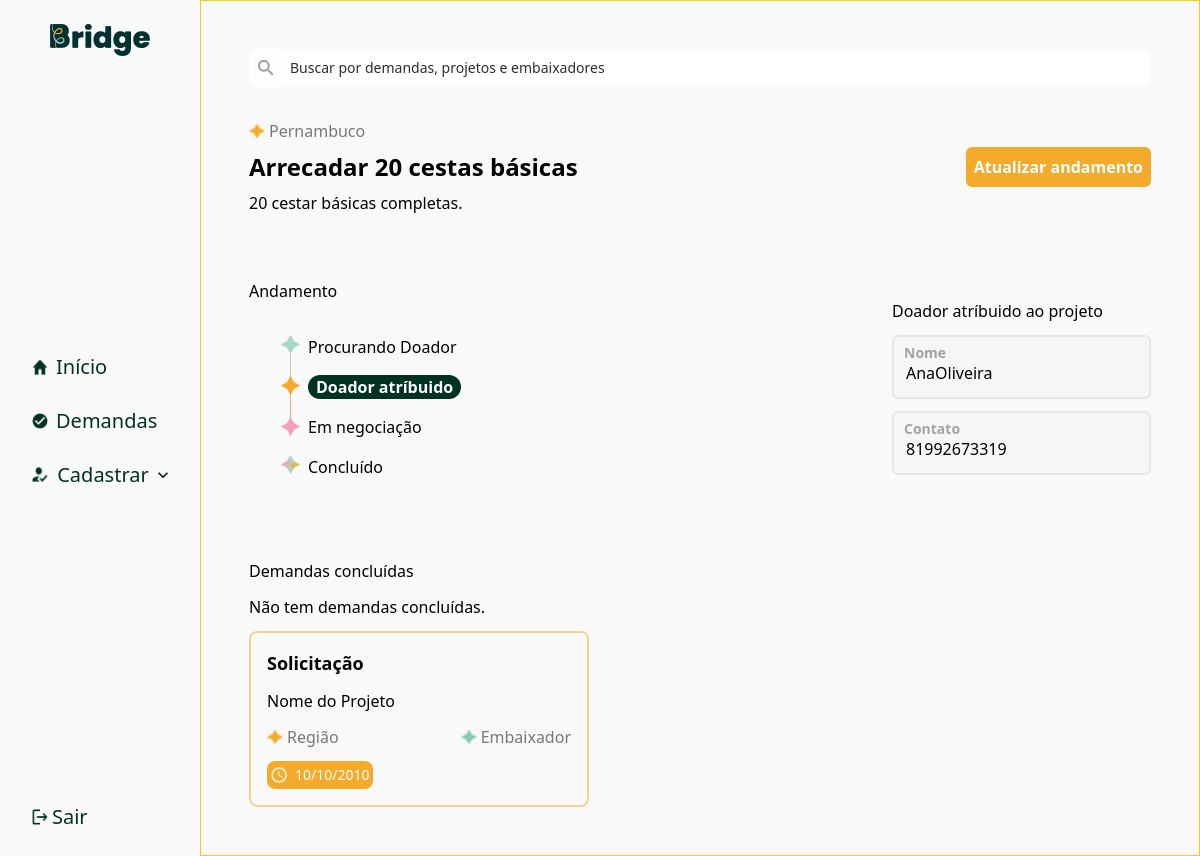
/project/1/, run on the app's committed database.
### fullapp/models.py (models this page shows, shortened)
class Demand(models.Model):
    user = models.ForeignKey(User, on_delete=models.CASCADE, null=True, blank=True)
    title = models.CharField(max_length=255, null=True, blank=True)
    description = models.CharField(max_length=255, null=True, blank=True)
    status = models.CharField(choices=get_choices(StatusEnum), default=StatusEnum.IN_ANALISYS, max_length=255, null=True, blank=True)
    region = models.CharField(choices=get_choices(RegionEnum), default=RegionEnum.PERNAMBUCO, max_length=255, null=True, blank=True)
    user = models.ForeignKey(User, on_delete=models.CASCADE, null=True, blank=True)
    created_at = models.DateTimeField(auto_now_add=True)

class User(AbstractUser):
    ADMIN = 1
    AMBASSADOR = 2
    USER = 3
    ROLE_CHOICES = (
        (ADMIN, 'Admin'),
        (AMBASSADOR, 'Ambassador'),
        (USER, 'User'),
    )
    role = models.PositiveSmallIntegerField(choices=ROLE_CHOICES, default=USER)
    name = models.CharField(max_length=255, null=True, blank=True)
    phone = models.CharField(max_length=255, null=True, blank=True)
    email = models.CharField(max_length=255, null=True, blank=True)
    password = models.CharField(max_length=255, null=True, blank=True)
    project = models.CharField(max_length=50, null=True, blank=True)
    objective = models.CharField(max_length=255, null=True, blank=True)
    region = models.CharField(choices=get_choices(RegionEnum), default=RegionEnum.PERNAMBUCO, max_length=255, null=True, blank=True)
    def __str__(self):
        return self.username

### fullapp/views.py (the view)
# urls.py: path('project/<int:id>/', project_details, name='project_detail'),
def project_details(request, id):
    demand = Demand.objects.get(id=id)
    demands = Demand.objects.filter(status=StatusEnum.CONCLUDED, user =demand.user)
    if demand.status == 'Buscando Doadores':
        form = UpdateDemandForm()
        if request.method == 'POST':
            form = UpdateDemandForm(request.POST, instance=demand)
            if form.is_valid():
                user = User.objects.get(username=form.cleaned_data['user'])
                demand = form.save(commit=False)
                demand.user = user
                demand.status = StatusEnum.DONORS_FOUND
                demand.save()
                return redirect('demands')
        else:
            form = UpdateDemandForm()
        ambassadors = User.objects.filter(role=2)
        return render(request, 'management/project/step-1.html', {
           'form': form,
           'demand': demand,
           'ambassadors': ambassadors,
           'demands': demands
        })
    elif demand.status == 'Doador Atribuido':
        return render(request, 'management/project/step-2.html', {
           'demand': demand,
           'demands': demands
        })
    else:
        return render(request, 'management/project/step-3.html', {
            'demand': demand,
            'demands': demands
        })

### fullapp/templates/management/project/step-2.html (shortened to what this page needs)
{% extends 'management/base.html' %}
{% load static %}
{% block content %}
<form method="post" class="flex flex-col mt-8 gap-16">
  <header class="flex justify-between items-center">
    <div class="flex flex-col gap-2">
      <div class="flex items-center gap-1">
        <img id="icon" src="{% static 'img/star-yellow.png' %}" class="w-4 h-4" alt="Ícone de relógio" />
        <span class="text-[#787878]">
          {{demand.region}}
        </span>
      </div>
      <h1 class="font-bold text-2xl">{{ demand.title }}</h1>
      <p>{{demand.description}}</p>
    </div>
    <button type="submit" id="change-status-button" class="p-2 bg-[#F4AB2B] rounded-md text-white font-bold">
      Atualizar andamento
    </button>
  </header>
  <div class="flex justify-between items-center">
    <div class="flex flex-col gap-4">
      <span>Andamento</span>
      <div class="py-4 px-8 flex gap-2">
        <div class="h-full">
          <img src="{% static 'img/star_lines.png' %}" />
        </div>
        <div class="flex flex-col gap-4">
          <span>Procurando Doador</span>
          <strong class="px-2 bg-[#003223] rounded-full text-white">Doador atríbuido</strong>
          <span>Em negociação</span>
          <span>Concluído</span>
        </div>
      </div>
    </div>
    <div class="flex flex-col gap-3">
      <div class="flex flex-col gap-3">
        <span>Doador atríbuido ao projeto</span>
        <div class="relative w-full">
          <label for="user" class="absolute top-2 font-bold left-3 text-[#A3A3A3] text-sm">Nome</label>
          <input name="user" class="border-2 w-full h-16 rounded-md px-3 py-2 pt-5 box-border focus:outline-none focus:border-[#A4A4A4]" disabled value="{{ demand.user }}" type="text">
        </div>
        <div class="relative w-full">
          <label for="phone" class="absolute top-2 font-bold left-3 text-[#A3A3A3] text-sm">Contato</label>
          <input name="phone" class="border-2 w-full h-16 rounded-md px-3 py-2 pt-5 box-border focus:outline-none focus:border-[#A4A4A4]" disabled value="{{ demand.user.phone }}" type="text">
        </div>
      </div>
    </div>
  </div>
  <div class="flex flex-col gap-3">
    <span>Demandas concluídas</span>
    {% if demands %}
    <div class="flex overflow-hidden gap-3">
      {% for item in demands %}
        <div class="border-[2px] border-[#F4AB2B]/50 flex flex-col gap-3 p-4 relative rounded-lg w-[340px]">
          <strong class="text-lg">{{ item.title }}</strong>
          <span>{{ item.user.project }}</span>
          <div class="flex justify-between">
            <div class="flex items-center gap-1">
              <img id="icon" src="{% static 'img/star-yellow.png' %}" class="w-4 h-4" alt="Ícone de relógio" />
              <span class="text-[#787878]">
                {{ item.region }}
              </span>
            </div>
            <div class="flex items-center gap-1">
              <img id="icon" src="{% static 'img/star-green.png' %}" class="w-4 h-4" alt="Ícone de relógio" />
              <span class="text-[#787878]">
                {{ item.user }}
              </span>
            </div>
          </div>
          <div class="w-fit flex items-center gap-2 p-1 rounded-lg bg-[#F4AB2B]">
            <img id="icon" src="{% static 'img/clock.png' %}" class="w-4 h-4" alt="Ícone de relógio" />
            <span class="text-white text-sm">10/10/2010</span>
          </div>
        </div>
      {% endfor %}
    </div>
  {% else %}
    <span>Não tem demandas concluídas.</span>
  {% endif %}
    <div class="flex overflow-hidden gap-3">
      <div class="border-[2px] border-[#F4AB2B]/50 flex flex-col gap-3 p-4 relative rounded-lg w-[340px]">
        <strong class="text-lg">Solicitação</strong>
        <span>Nome do Projeto</span>
        <div class="flex justify-between">
          <div class="flex items-center gap-1">
            <img id="icon" src="{% static 'img/star-yellow.png' %}" class="w-4 h-4" alt="Ícone de relógio" />
            <span class="text-[#787878]">
              Região
            </span>
          </div>
          <div class="flex items-center gap-1">
            <img id="icon" src="{% static 'img/star-green.png' %}" class="w-4 h-4" alt="Ícone de relógio" />
            <span class="text-[#787878]">
              Embaixador
            </span>
          </div>
        </div>
        <div class="w-fit flex items-center gap-2 p-1 rounded-lg bg-[#F4AB2B]">
          <img id="icon" src="{% static 'img/clock.png' %}" class="w-4 h-4" alt="Ícone de relógio" />
          <span class="text-white text-sm">10/10/2010</span>
        </div>
      </div>
    </div>
  </div>
</form>
{% endblock %}

### data on the page
Demand: region "Pernambuco", title "Arrecadar 20 cestas básicas", description "20 cestar básicas completas.", user "AnaOliveira", phone "81992673319"
